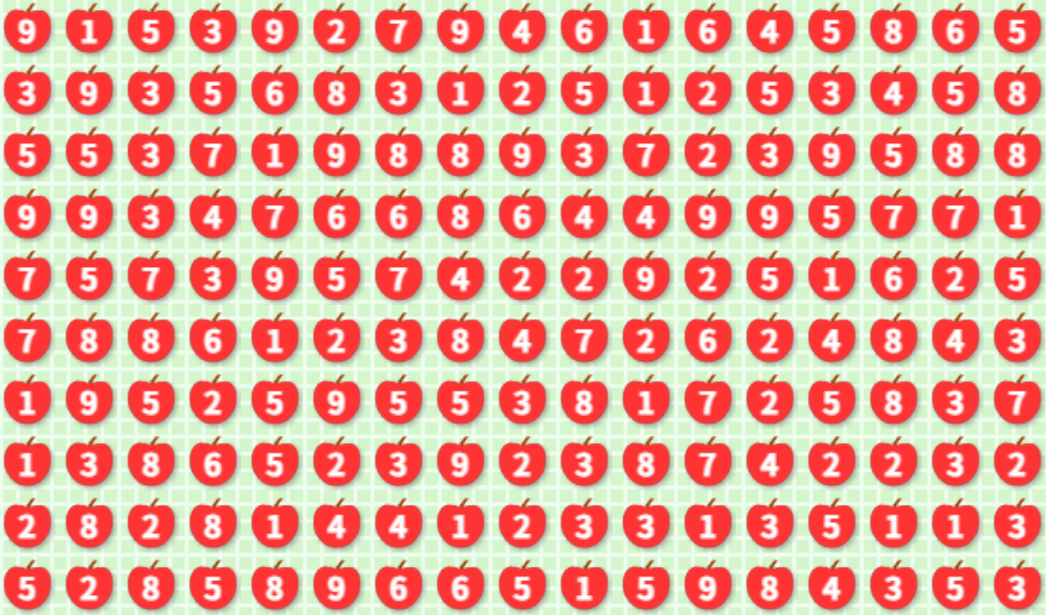
#> input picture game_screen.png, 1046 x 615 px
$ python getnumber.py
#> lines starting #> are read from the running program, lines starting #| are printed output that depends on the picture
import cv2
import numpy as np

img = cv2.imread("game_screen.png")
#> img is the input picture: shape (615, 1046, 3); mean B, G, R 153.8, 170.6, 230.9
#Loads the screenshot file "game_screen.png" into memory as a color image
#3D NumPy array (height × width × 3 channels: Blue, Green, Red—BGR order)

gray = cv2.cvtColor(img, cv2.COLOR_BGR2GRAY)
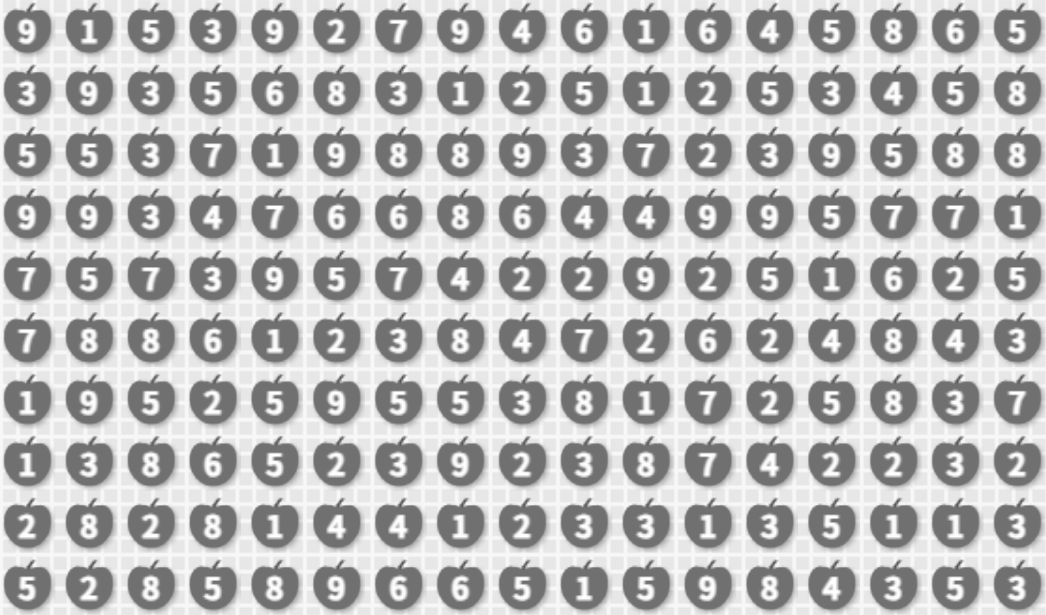
#> gray: shape (615, 1046); min 77, max 254, mean 186.5
#Converts the color image (img) to grayscale (gray)
#Grayscale simplifies the image to a 2D array (height × width)

circles = cv2.HoughCircles(gray, cv2.HOUGH_GRADIENT, dp=1, minDist=50,
                           param1=50, param2=20, minRadius=15, maxRadius=33)
#> circles = 170 rows, first 8: [89.5, 213.5, 24.5], [1017.5, 213.5, 24.5], [1017.5, 584.5, 24.5], [707.5, 337.5, 24.3], [276.5, 274.5, 25.7], [893.5, 337.5, 24.3], [89.5, 337.5, 24.5], [336.5, 275.5, 24.3]

if circles is not None:
    circles = np.round(circles[0, :]).astype("int")
#> circles = 170 rows, first 8: [90, 214, 24], [1018, 214, 24], [1018, 584, 24], [708, 338, 24], [276, 274, 26], [894, 338, 24], [90, 338, 24], [336, 276, 24]
    apples = 0
    for (x, y, r) in circles:
        #print(f"Apple at ({x}, {y})")
        apples +=1
#> this loop made 170 passes
#> after the loop, apples = 170
    print(apples)
#| 170

$ run again, with apple.png copied over game_screen.png
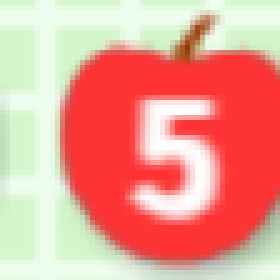
#> input picture apple.png, 56 x 56 px (shown 5 times larger)
#> img is the input picture: shape (56, 56, 3); mean B, G, R 146.2, 160, 234.7
#> `gray = cv2.cvtColor(img, cv2.COLOR_BGR2GRAY)`:
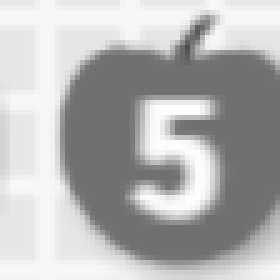
#> gray: shape (56, 56) (shown 5 times larger); min 78, max 254, mean 180.6
#> `circles = cv2.HoughCircles(gray, cv2.HOUGH_GRADIENT, dp=1, minDist=50,..`: circles = [[34.5, 28.5, 23.2]]
#> `circles = np.round(circles[0, :]).astype("int")`: circles = [[34, 28, 23]]
#> the loop `for (x, y, r) in circles: #print(f"Apple at ({x}, {y})")` made 1 pass
#> (x, y, r, apples) on pass 1: (34, 28, 23, 1)
#> after the loop `for (x, y, r) in circles:`: apples = 1
#| 1
